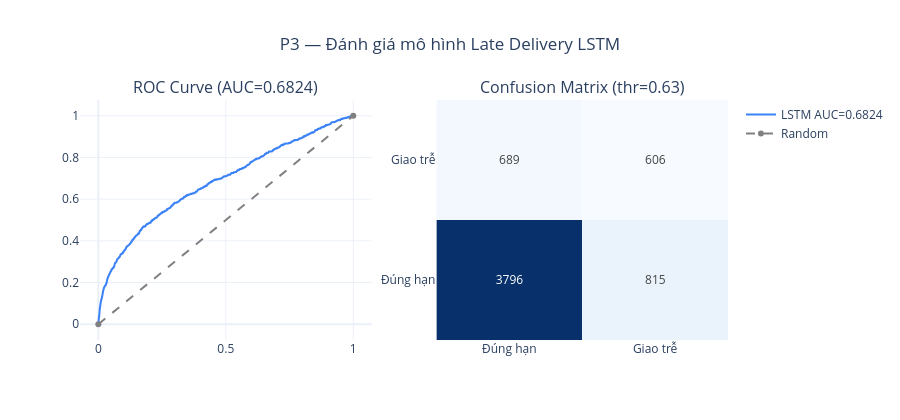

The cell this chart's notebook holds for it:
### Markdown cell above
## 6. ROC Curve + Confusion Matrix

### Code cell
from plotly.subplots import make_subplots

fpr, tpr, _ = roc_curve(truth, probs)
roc_auc     = auc(fpr, tpr)
cm          = confusion_matrix(truth, final_preds)
labels      = ['Đúng hạn', 'Giao trễ']

fig = make_subplots(rows=1, cols=2,
                    subplot_titles=(f'ROC Curve (AUC={roc_auc:.4f})',
                                    f'Confusion Matrix (thr={best_thr:.2f})'))

fig.add_trace(go.Scatter(x=fpr, y=tpr, name=f'LSTM AUC={roc_auc:.4f}',
                         line=dict(color='#3B82F6', width=2)), row=1, col=1)
fig.add_trace(go.Scatter(x=[0,1], y=[0,1], name='Random',
                         line=dict(color='gray', dash='dash')), row=1, col=1)

fig.add_trace(go.Heatmap(z=cm, x=labels, y=labels,
                         colorscale='Blues', showscale=False,
                         text=cm, texttemplate='%{text}'), row=1, col=2)

fig.update_layout(template='plotly_white', height=420,
                  title=dict(text='P3 — Đánh giá mô hình Late Delivery LSTM', x=0.5))
fig.show()

### Figure 1 — Plotly figure (JSON) as saved in the notebook; plotly's stock layout.template omitted (floating-point values rounded to 4 significant figures; data arrays with more than 128 entries replaced by an {"elided": "..."} marker saying what was removed)
{"data": [{"line": {"color": "#3B82F6", "width": 2}, "name": "LSTM AUC=0.6824", "type": "scatter", "x": {"elided": "1810 float values"}, "xaxis": "x", "y": {"elided": "1810 float values"}, "yaxis": "y"}, {"line": {"color": "gray", "dash": "dash"}, "name": "Random", "type": "scatter", "x": [0, 1], "xaxis": "x", "y": [0, 1], "yaxis": "y"}, {"colorscale": [[0, "rgb(247,251,255)"], [0.125, "rgb(222,235,247)"], [0.25, "rgb(198,219,239)"], [0.375, "rgb(158,202,225)"], [0.5, "rgb(107,174,214)"], [0.625, "rgb(66,146,198)"], [0.75, "rgb(33,113,181)"], [0.875, "rgb(8,81,156)"], [1, "rgb(8,48,107)"]], "showscale": false, "text": [[3796, 815], [689, 606]], "texttemplate": "%{text}", "type": "heatmap", "x": ["Đúng hạn", "Giao trễ"], "xaxis": "x2", "y": ["Đúng hạn", "Giao trễ"], "yaxis": "y2", "z": [[3796, 815], [689, 606]]}], "layout": {"annotations": [{"font": {"size": 16}, "showarrow": false, "text": "ROC Curve (AUC=0.6824)", "x": 0.225, "xanchor": "center", "xref": "paper", "y": 1, "yanchor": "bottom", "yref": "paper"}, {"font": {"size": 16}, "showarrow": false, "text": "Confusion Matrix (thr=0.63)", "x": 0.775, "xanchor": "center", "xref": "paper", "y": 1, "yanchor": "bottom", "yref": "paper"}], "height": 420, "title": {"text": "P3 — Đánh giá mô hình Late Delivery LSTM", "x": 0.5}, "xaxis": {"anchor": "y", "domain": [0, 0.45]}, "xaxis2": {"anchor": "y2", "domain": [0.55, 1]}, "yaxis": {"anchor": "x", "domain": [0, 1]}, "yaxis2": {"anchor": "x2", "domain": [0, 1]}}}
